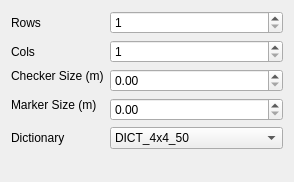
<?xml version="1.0" encoding="UTF-8"?>
<ui version="4.0">
 <class>CharucoTarget</class>
 <widget class="QWidget" name="CharucoTarget">
  <property name="geometry">
   <rect>
    <x>0</x>
    <y>0</y>
    <width>221</width>
    <height>182</height>
   </rect>
  </property>
  <property name="windowTitle">
   <string>Form</string>
  </property>
  <layout class="QFormLayout" name="formLayout">
   <item row="0" column="0">
    <widget class="QLabel" name="label">
     <property name="text">
      <string>Rows</string>
     </property>
    </widget>
   </item>
   <item row="0" column="1">
    <widget class="QSpinBox" name="rowSpinBox">
     <property name="minimum">
      <number>1</number>
     </property>
    </widget>
   </item>
   <item row="1" column="0">
    <widget class="QLabel" name="label_2">
     <property name="text">
      <string>Cols</string>
     </property>
    </widget>
   </item>
   <item row="1" column="1">
    <widget class="QSpinBox" name="colSpinBox">
     <property name="minimum">
      <number>1</number>
     </property>
    </widget>
   </item>
   <item row="2" column="0">
    <widget class="QLabel" name="label_3">
     <property name="sizePolicy">
      <sizepolicy hsizetype="Preferred" vsizetype="Fixed">
       <horstretch>0</horstretch>
       <verstretch>0</verstretch>
      </sizepolicy>
     </property>
     <property name="text">
      <string>Checker Size (m)</string>
     </property>
    </widget>
   </item>
   <item row="2" column="1">
    <widget class="QDoubleSpinBox" name="checkerSizeDoubleSpinBox"/>
   </item>
   <item row="3" column="0">
    <widget class="QLabel" name="label_4">
     <property name="sizePolicy">
      <sizepolicy hsizetype="Preferred" vsizetype="Fixed">
       <horstretch>0</horstretch>
       <verstretch>0</verstretch>
      </sizepolicy>
     </property>
     <property name="text">
      <string>Marker Size (m)</string>
     </property>
    </widget>
   </item>
   <item row="3" column="1">
    <widget class="QDoubleSpinBox" name="markerSizeDoubleSpinBox"/>
   </item>
   <item row="4" column="0">
    <widget class="QLabel" name="label_5">
     <property name="text">
      <string>Dictionary</string>
     </property>
    </widget>
   </item>
   <item row="4" column="1">
    <widget class="QComboBox" name="dictComboBox">
     <item>
      <property name="text">
       <string>DICT_4x4_50</string>
      </property>
     </item>
     <item>
      <property name="text">
       <string>DICT_4x4_100</string>
      </property>
     </item>
     <item>
      <property name="text">
       <string>DICT_4x4_250</string>
      </property>
     </item>
     <item>
      <property name="text">
       <string>DICT_4x4_1000</string>
      </property>
     </item>
     <item>
      <property name="text">
       <string>DICT_5x5_50</string>
      </property>
     </item>
     <item>
      <property name="text">
       <string>DICT_5x5_100</string>
      </property>
     </item>
     <item>
      <property name="text">
       <string>DICT_5x5_250</string>
      </property>
     </item>
     <item>
      <property name="text">
       <string>DICT_5x5_1000</string>
      </property>
     </item>
     <item>
      <property name="text">
       <string>DICT_6X6_50</string>
      </property>
     </item>
     <item>
      <property name="text">
       <string>DICT_6X6_100</string>
      </property>
     </item>
     <item>
      <property name="text">
       <string>DICT_6X6_250</string>
      </property>
     </item>
     <item>
      <property name="text">
       <string>DICT_6X6_1000</string>
      </property>
     </item>
     <item>
      <property name="text">
       <string>DICT_7X7_50</string>
      </property>
     </item>
     <item>
      <property name="text">
       <string>DICT_7X7_100</string>
      </property>
     </item>
     <item>
      <property name="text">
       <string>DICT_7X7_250</string>
      </property>
     </item>
     <item>
      <property name="text">
       <string>DICT_7X7_1000</string>
      </property>
     </item>
     <item>
      <property name="text">
       <string>DICT_ARUCO_ORIGINAL</string>
      </property>
     </item>
     <item>
      <property name="text">
       <string>DICT_APRILTAG_16h5</string>
      </property>
     </item>
     <item>
      <property name="text">
       <string>DICT_APRILTAG_25h9</string>
      </property>
     </item>
     <item>
      <property name="text">
       <string>DICT_APRILTAG_36h10</string>
      </property>
     </item>
     <item>
      <property name="text">
       <string>DICT_APRILTAG_36h11</string>
      </property>
     </item>
    </widget>
   </item>
  </layout>
 </widget>
 <resources/>
 <connections/>
</ui>
